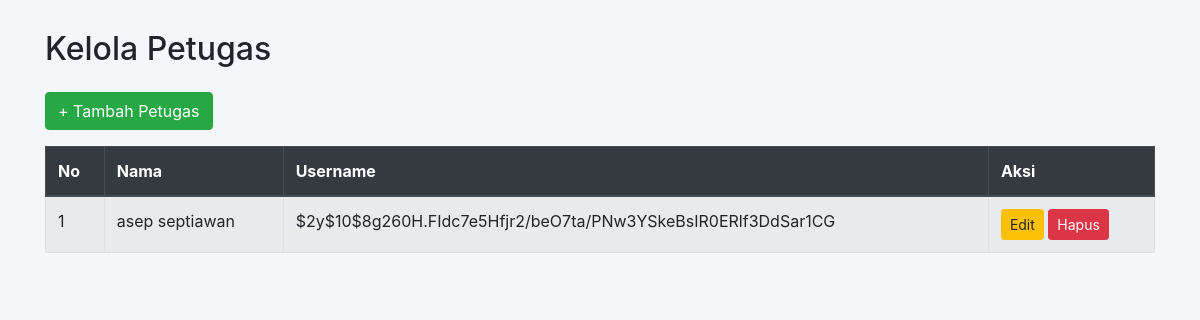
Page /admin/kelola_petugas.php (signed in) on the committed database.
### tables this page shows
CREATE TABLE `users` (
  `id` int(11) NOT NULL,
  `nama` varchar(100) NOT NULL,
  `email` varchar(100) NOT NULL,
  `password` varchar(255) NOT NULL,
  `role` enum('admin','pengguna') NOT NULL,
  `created_at` timestamp NOT NULL DEFAULT current_timestamp()
);

### admin/kelola_petugas.php (the view, shortened to what this page needs)
<?php
include '../koneksi.php';
$query = "SELECT * FROM users WHERE role = 'admin'";
$result = mysqli_query($conn, $query);
?>
<!DOCTYPE html>
<html lang="id">
<head>
    <link rel="stylesheet" href="https://stackpath.bootstrapcdn.com/bootstrap/4.5.2/css/bootstrap.min.css">
</head>
<body style="padding: 30px; background-color: #f4f6f9;">
<div class="container">
    <h2 class="mb-4">Kelola Petugas</h2>
    <a href="tambah_petugas.php" class="btn btn-success mb-3">+ Tambah Petugas</a>
    <table class="table table-bordered table-striped">
        <thead class="thead-dark">
            <tr>
                <th>No</th>
                <th>Nama</th>
                <th>Username</th>
                <th>Aksi</th>
            </tr>
        </thead>
        <tbody>
            <?php $no = 1; while ($row = mysqli_fetch_assoc($result)) { ?>
                <tr>
                    <td><?= $no++; ?></td>
                    <td><?= htmlspecialchars($row['nama']); ?></td>
                    <td><?= htmlspecialchars($row['password']); ?></td>
                    <td>
                        <a href="edit_petugas.php?id=<?= $row['id']; ?>" class="btn btn-warning btn-sm">Edit</a>
                        <a href="hapus_petugas.php?id=<?= $row['id']; ?>" class="btn btn-danger btn-sm" onclick="return confirm('Yakin ingin menghapus petugas ini?')">Hapus</a>
                    </td>
                </tr>
            <?php } ?>
        </tbody>
    </table>
</div>
</body>
</html>

### rows in the picture
users: nama "asep septiawan", password "$2y$10$8g260H.FIdc7e5Hfjr2/beO7ta/PNw3YSkeBsIR0ERlf3DdSar1CG"
